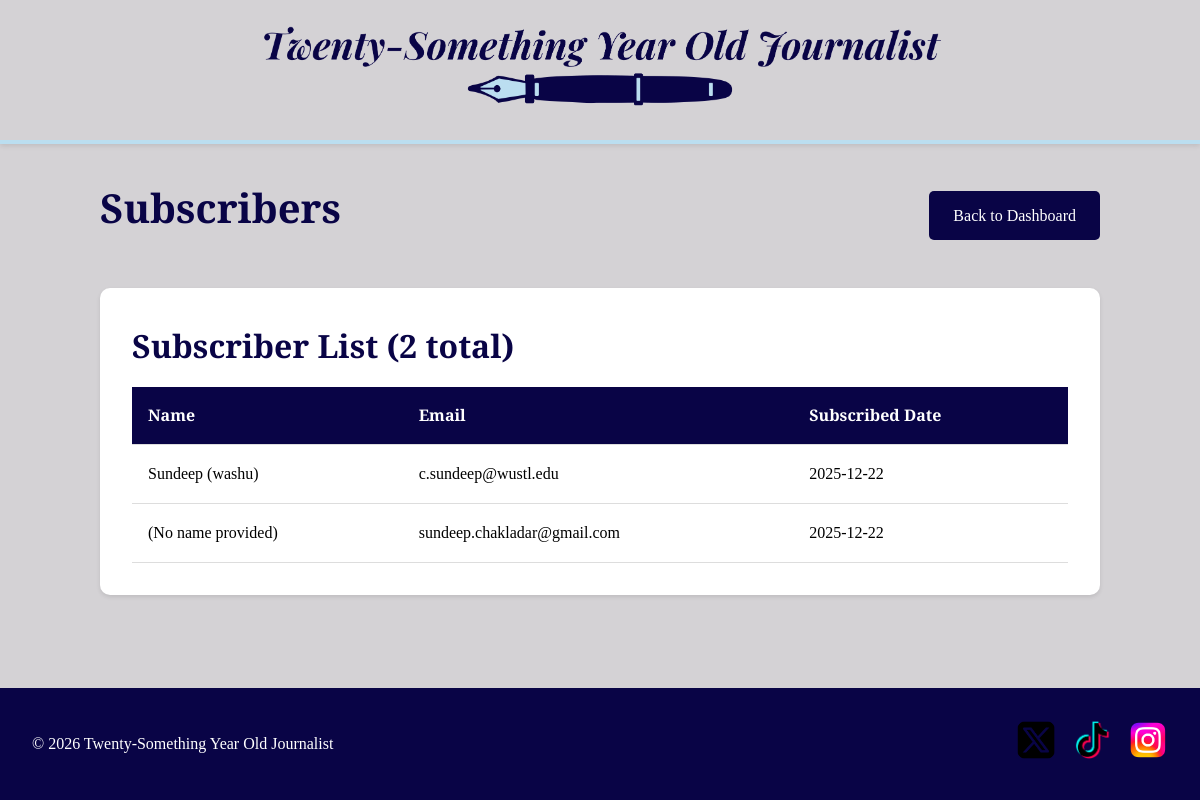
The app's page /admin/subscribers (signed in) with its own data.
### tables this page shows
CREATE TABLE subscribers (
            id INTEGER PRIMARY KEY AUTOINCREMENT,
            email TEXT UNIQUE NOT NULL,
            created_at TIMESTAMP DEFAULT CURRENT_TIMESTAMP
        , name TEXT);

### app.py (the view)
@app.route('/admin/subscribers')
@admin_required
def admin_subscribers():
    conn = get_db()
    cursor = conn.cursor()
    cursor.execute('SELECT * FROM subscribers ORDER BY created_at DESC')
    subscribers = cursor.fetchall()
    conn.close()
    return render_template('admin_subscribers.html', subscribers=subscribers)

### app.py (called while the page is built)
def get_db():
    conn = sqlite3.connect('blog.db')
    conn.row_factory = sqlite3.Row
    return conn

def admin_required(f):
    @wraps(f)
    def decorated_function(*args, **kwargs):
        if not session.get('admin_logged_in'):
            flash('Please log in to access this page.', 'error')
            return redirect(url_for('admin_login'))
        return f(*args, **kwargs)
    return decorated_function

### templates/admin_subscribers.html (shortened to what this page needs)
{% extends "base.html" %}
{% block content %}
<div class="admin-container">
    <div class="admin-header">
        <h1>Subscribers</h1>
        <a href="{{ url_for('admin_dashboard') }}" class="btn-secondary">Back to Dashboard</a>
    </div>
    <div class="admin-articles-list">
        <h2>Subscriber List ({{ subscribers|length }} total)</h2>
        {% if subscribers %}
            <table class="articles-table">
                <thead>
                    <tr>
                        <th>Name</th>
                        <th>Email</th>
                        <th>Subscribed Date</th>
                    </tr>
                </thead>
                <tbody>
                    {% for subscriber in subscribers %}
                    <tr>
                        <td>{{ subscriber['name'] or '(No name provided)' }}</td>
                        <td>{{ subscriber['email'] }}</td>
                        <td>{{ subscriber['created_at'][:10] if subscriber['created_at'] else 'N/A' }}</td>
                    </tr>
                    {% endfor %}
                </tbody>
            </table>
        {% else %}
            <p>No subscribers yet.</p>
        {% endif %}
    </div>
</div>
{% endblock %}

### static/css/style.css (style rules this page uses)
:root { --bg-color: #d4d2d5ff; --text-dark: #616163ff; --accent-primary: #090446ff; --accent-secondary: #de639aff; --accent-tertiary: #bbdef0ff; }
* { margin: 0; padding: 0; box-sizing: border-box; }
body { font-family: 'Times New Roman', Times, serif; background-color: var(--bg-color); color: #000000; line-height: 1.6; min-height: 100vh; display: flex; flex-direction: column; }
h1, h2, h3, h4, h5, h6 { font-family: 'Droid Serif', Georgia, serif; color: var(--accent-primary); margin-bottom: 1rem; }
h1 { font-size: 2.5rem; }
h2 { font-size: 2rem; }
a { color: var(--accent-secondary); text-decoration: none; transition: color 0.3s ease; }
.admin-container { max-width: 1000px; margin: 0 auto; }
.admin-header { display: flex; justify-content: space-between; align-items: center; margin-bottom: 2rem; }
.admin-header h1 { color: var(--accent-primary); font-family: 'Droid Serif', Georgia, serif; }
.admin-articles-list { background: white; padding: 2rem; border-radius: 10px; box-shadow: 0 2px 4px rgba(0, 0, 0, 0.1); }
.articles-table { width: 100%; border-collapse: collapse; margin-top: 1rem; }
.articles-table th, .articles-table td { padding: 1rem; text-align: left; border-bottom: 1px solid #ddd; }
.articles-table th { background-color: var(--accent-primary); color: white; font-weight: bold; font-family: 'Droid Serif', Georgia, serif; }
.btn-primary, .btn-secondary, .btn-edit { padding: 0.75rem 1.5rem; border: none; border-radius: 5px; font-size: 1rem; cursor: pointer; transition: background-color 0.3s ease, transform 0.2s ease; font-family: inherit; text-decoration: none; display: inline-block; }
.btn-secondary { background-color: var(--accent-primary); color: white; font-family: 'Times New Roman', Times, serif; }

### records on screen
subscribers: name "Sundeep (washu)", email "c.sundeep@wustl.edu", created_at "2025-12-22"
subscribers: subscriber "(No name provided)", email "sundeep.chakladar@gmail.com", created_at "2025-12-22"

### other values on screen
{{ subscribers|length }} "2"
